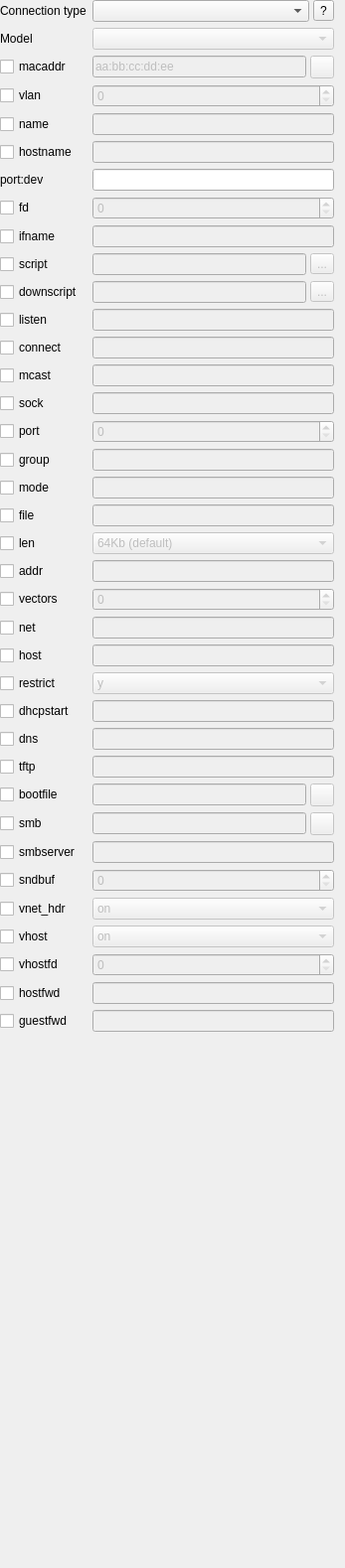
     <widget class="QWidget" name="scrollAreaWidgetContents">
      <property name="geometry">
       <rect>
        <x>0</x>
        <y>0</y>
        <width>347</width>
        <height>1579</height>
       </rect>
      </property>
      <layout class="QVBoxLayout" name="verticalLayout">
       <property name="leftMargin">
        <number>0</number>
       </property>
       <property name="topMargin">
        <number>0</number>
       </property>
       <property name="bottomMargin">
        <number>0</number>
       </property>
       <item>
        <widget class="QWidget" name="General_Widget" native="true">
         <property name="enabled">
          <bool>true</bool>
         </property>
         <layout class="QGridLayout" name="gridLayout">
          <property name="leftMargin">
           <number>0</number>
          </property>
          <property name="topMargin">
           <number>0</number>
          </property>
          <property name="rightMargin">
           <number>0</number>
          </property>
          <property name="bottomMargin">
           <number>0</number>
          </property>
          <item row="0" column="0">
           <widget class="QLabel" name="Label_Network_Type">
            <property name="sizePolicy">
             <sizepolicy hsizetype="Maximum" vsizetype="Fixed">
              <horstretch>0</horstretch>
              <verstretch>0</verstretch>
             </sizepolicy>
            </property>
            <property name="text">
             <string>Connection type</string>
            </property>
           </widget>
          </item>
          <item row="0" column="1">
           <layout class="QHBoxLayout" name="horizontalLayout_3">
            <property name="spacing">
             <number>4</number>
            </property>
            <property name="sizeConstraint">
             <enum>QLayout::SetMinimumSize</enum>
            </property>
            <item>
             <widget class="QComboBox" name="CB_Network_Type">
              <property name="sizePolicy">
               <sizepolicy hsizetype="Minimum" vsizetype="Fixed">
                <horstretch>0</horstretch>
                <verstretch>0</verstretch>
               </sizepolicy>
              </property>
              <property name="currentIndex">
               <number>-1</number>
              </property>
             </widget>
            </item>
            <item>
             <widget class="QToolButton" name="TB_Help">
              <property name="text">
               <string>?</string>
              </property>
              <property name="icon">
               <iconset resource="../resources/icons.qrc">
                <normaloff>:/help.png</normaloff>:/help.png</iconset>
              </property>
             </widget>
            </item>
           </layout>
          </item>
          <item row="1" column="0">
           <widget class="QLabel" name="Label_model">
            <property name="sizePolicy">
             <sizepolicy hsizetype="Maximum" vsizetype="Fixed">
              <horstretch>0</horstretch>
              <verstretch>0</verstretch>
             </sizepolicy>
            </property>
            <property name="text">
             <string>Model</string>
            </property>
           </widget>
          </item>
          <item row="1" column="1">
           <widget class="QComboBox" name="CB_model">
            <property name="enabled">
             <bool>false</bool>
            </property>
            <property name="sizePolicy">
             <sizepolicy hsizetype="Minimum" vsizetype="Fixed">
              <horstretch>0</horstretch>
              <verstretch>0</verstretch>
             </sizepolicy>
            </property>
           </widget>
          </item>
          <item row="2" column="0">
           <widget class="QCheckBox" name="CH_macaddr">
            <property name="sizePolicy">
             <sizepolicy hsizetype="Maximum" vsizetype="Fixed">
              <horstretch>0</horstretch>
              <verstretch>0</verstretch>
             </sizepolicy>
            </property>
            <property name="text">
             <string>macaddr</string>
            </property>
           </widget>
          </item>
          <item row="2" column="1">
           <layout class="QHBoxLayout" name="horizontalLayout_4">
            <property name="spacing">
             <number>4</number>
            </property>
            <property name="sizeConstraint">
             <enum>QLayout::SetMinimumSize</enum>
            </property>
            <item>
             <widget class="QLineEdit" name="Edit_macaddr">
              <property name="enabled">
               <bool>false</bool>
              </property>
              <property name="sizePolicy">
               <sizepolicy hsizetype="Minimum" vsizetype="Fixed">
                <horstretch>0</horstretch>
                <verstretch>0</verstretch>
               </sizepolicy>
              </property>
              <property name="text">
               <string>aa:bb:cc:dd:ee</string>
              </property>
             </widget>
            </item>
            <item>
             <widget class="QToolButton" name="TB_Generate_New_MAC">
              <property name="enabled">
               <bool>false</bool>
              </property>
              <property name="toolTip">
               <string>Generate New MAC</string>
              </property>
              <property name="text">
               <string/>
              </property>
              <property name="icon">
               <iconset resource="../resources/icons.qrc">
                <normaloff>:/update.png</normaloff>:/update.png</iconset>
              </property>
             </widget>
            </item>
           </layout>
          </item>
          <item row="3" column="0">
           <widget class="QCheckBox" name="CH_vlan">
            <property name="sizePolicy">
             <sizepolicy hsizetype="Maximum" vsizetype="Fixed">
              <horstretch>0</horstretch>
              <verstretch>0</verstretch>
             </sizepolicy>
            </property>
            <property name="text">
             <string>vlan</string>
            </property>
           </widget>
          </item>
          <item row="3" column="1">
           <widget class="QSpinBox" name="SB_vlan">
            <property name="enabled">
             <bool>false</bool>
            </property>
            <property name="sizePolicy">
             <sizepolicy hsizetype="Minimum" vsizetype="Fixed">
              <horstretch>0</horstretch>
              <verstretch>0</verstretch>
             </sizepolicy>
            </property>
           </widget>
          </item>
          <item row="4" column="0">
           <widget class="QCheckBox" name="CH_name">
            <property name="sizePolicy">
             <sizepolicy hsizetype="Maximum" vsizetype="Fixed">
              <horstretch>0</horstretch>
              <verstretch>0</verstretch>
             </sizepolicy>
            </property>
            <property name="text">
             <string>name</string>
            </property>
           </widget>
          </item>
          <item row="4" column="1">
           <widget class="QLineEdit" name="Edit_name">
            <property name="enabled">
             <bool>false</bool>
            </property>
            <property name="sizePolicy">
             <sizepolicy hsizetype="Minimum" vsizetype="Fixed">
              <horstretch>0</horstretch>
              <verstretch>0</verstretch>
             </sizepolicy>
            </property>
           </widget>
          </item>
          <item row="5" column="0">
           <widget class="QCheckBox" name="CH_hostname">
            <property name="sizePolicy">
             <sizepolicy hsizetype="Maximum" vsizetype="Fixed">
              <horstretch>0</horstretch>
              <verstretch>0</verstretch>
             </sizepolicy>
            </property>
            <property name="text">
             <string>hostname</string>
            </property>
           </widget>
          </item>
          <item row="5" column="1">
           <widget class="QLineEdit" name="Edit_hostname">
            <property name="enabled">
             <bool>false</bool>
            </property>
            <property name="sizePolicy">
             <sizepolicy hsizetype="Minimum" vsizetype="Fixed">
              <horstretch>0</horstretch>
              <verstretch>0</verstretch>
             </sizepolicy>
            </property>
           </widget>
          </item>
          <item row="6" column="0">
           <widget class="QLabel" name="Label_port_dev">
            <property name="sizePolicy">
             <sizepolicy hsizetype="Maximum" vsizetype="Fixed">
              <horstretch>0</horstretch>
              <verstretch>0</verstretch>
             </sizepolicy>
            </property>
            <property name="text">
             <string>port:dev</string>
            </property>
           </widget>
          </item>
          <item row="6" column="1">
           <widget class="QLineEdit" name="Edit_port_dev">
            <property name="sizePolicy">
             <sizepolicy hsizetype="Minimum" vsizetype="Fixed">
              <horstretch>0</horstretch>
              <verstretch>0</verstretch>
             </sizepolicy>
            </property>
           </widget>
          </item>
          <item row="7" column="0">
           <widget class="QCheckBox" name="CH_fd">
            <property name="sizePolicy">
             <sizepolicy hsizetype="Maximum" vsizetype="Fixed">
              <horstretch>0</horstretch>
              <verstretch>0</verstretch>
             </sizepolicy>
            </property>
            <property name="text">
             <string>fd</string>
            </property>
           </widget>
          </item>
          <item row="7" column="1">
           <widget class="QSpinBox" name="SB_fd">
            <property name="enabled">
             <bool>false</bool>
            </property>
            <property name="sizePolicy">
             <sizepolicy hsizetype="Minimum" vsizetype="Fixed">
              <horstretch>0</horstretch>
              <verstretch>0</verstretch>
             </sizepolicy>
            </property>
           </widget>
          </item>
          <item row="8" column="0">
           <widget class="QCheckBox" name="CH_ifname">
            <property name="sizePolicy">
             <sizepolicy hsizetype="Maximum" vsizetype="Fixed">
              <horstretch>0</horstretch>
              <verstretch>0</verstretch>
             </sizepolicy>
            </property>
            <property name="text">
             <string>ifname</string>
            </property>
           </widget>
          </item>
          <item row="8" column="1">
           <widget class="QLineEdit" name="Edit_ifname">
            <property name="enabled">
             <bool>false</bool>
            </property>
            <property name="sizePolicy">
             <sizepolicy hsizetype="Minimum" vsizetype="Fixed">
              <horstretch>0</horstretch>
              <verstretch>0</verstretch>
             </sizepolicy>
            </property>
           </widget>
          </item>
          <item row="9" column="0">
           <widget class="QCheckBox" name="CH_script">
            <property name="sizePolicy">
             <sizepolicy hsizetype="Maximum" vsizetype="Fixed">
              <horstretch>0</horstretch>
              <verstretch>0</verstretch>
             </sizepolicy>
            </property>
            <property name="text">
             <string>script</string>
            </property>
           </widget>
          </item>
          <item row="9" column="1">
           <layout class="QHBoxLayout" name="horizontalLayout">
            <property name="spacing">
             <number>4</number>
            </property>
            <property name="sizeConstraint">
             <enum>QLayout::SetMinimumSize</enum>
            </property>
            <item>
             <widget class="QLineEdit" name="Edit_script">
              <property name="enabled">
               <bool>false</bool>
              </property>
              <property name="sizePolicy">
               <sizepolicy hsizetype="Minimum" vsizetype="Fixed">
                <horstretch>0</horstretch>
                <verstretch>0</verstretch>
               </sizepolicy>
              </property>
             </widget>
            </item>
            <item>
             <widget class="QToolButton" name="TB_Browse_script">
              <property name="enabled">
               <bool>false</bool>
              </property>
              <property name="text">
               <string>...</string>
              </property>
              <property name="icon">
               <iconset resource="../resources/icons.qrc">
                <normaloff>:/open-file.png</normaloff>:/open-file.png</iconset>
              </property>
             </widget>
            </item>
           </layout>
          </item>
          <item row="10" column="0">
           <widget class="QCheckBox" name="CH_downscript">
            <property name="sizePolicy">
             <sizepolicy hsizetype="Maximum" vsizetype="Fixed">
              <horstretch>0</horstretch>
              <verstretch>0</verstretch>
             </sizepolicy>
            </property>
            <property name="text">
             <string>downscript</string>
            </property>
           </widget>
          </item>
          <item row="10" column="1">
           <layout class="QHBoxLayout" name="horizontalLayout_2">
            <property name="spacing">
             <number>4</number>
            </property>
            <property name="sizeConstraint">
             <enum>QLayout::SetMinimumSize</enum>
            </property>
            <item>
             <widget class="QLineEdit" name="Edit_downscript">
              <property name="enabled">
               <bool>false</bool>
              </property>
              <property name="sizePolicy">
               <sizepolicy hsizetype="Minimum" vsizetype="Fixed">
                <horstretch>0</horstretch>
                <verstretch>0</verstretch>
               </sizepolicy>
              </property>
             </widget>
            </item>
            <item>
             <widget class="QToolButton" name="TB_Browse_downscript">
              <property name="enabled">
               <bool>false</bool>
              </property>
              <property name="text">
               <string>...</string>
              </property>
              <property name="icon">
               <iconset resource="../resources/icons.qrc">
                <normaloff>:/open-file.png</normaloff>:/open-file.png</iconset>
              </property>
             </widget>
            </item>
           </layout>
          </item>
          <item row="11" column="0">
           <widget class="QCheckBox" name="CH_listen">
            <property name="sizePolicy">
             <sizepolicy hsizetype="Maximum" vsizetype="Fixed">
              <horstretch>0</horstretch>
              <verstretch>0</verstretch>
             </sizepolicy>
            </property>
            <property name="text">
             <string>listen</string>
            </property>
           </widget>
          </item>
          <item row="11" column="1">
           <widget class="QLineEdit" name="Edit_listen">
            <property name="enabled">
             <bool>false</bool>
            </property>
            <property name="sizePolicy">
             <sizepolicy hsizetype="Minimum" vsizetype="Fixed">
              <horstretch>0</horstretch>
              <verstretch>0</verstretch>
             </sizepolicy>
            </property>
           </widget>
          </item>
          <item row="12" column="0">
           <widget class="QCheckBox" name="CH_connect">
            <property name="sizePolicy">
             <sizepolicy hsizetype="Maximum" vsizetype="Fixed">
              <horstretch>0</horstretch>
              <verstretch>0</verstretch>
             </sizepolicy>
            </property>
            <property name="text">
             <string>connect</string>
            </property>
           </widget>
          </item>
          <item row="12" column="1">
           <widget class="QLineEdit" name="Edit_connect">
            <property name="enabled">
             <bool>false</bool>
            </property>
            <property name="sizePolicy">
             <sizepolicy hsizetype="Minimum" vsizetype="Fixed">
              <horstretch>0</horstretch>
              <verstretch>0</verstretch>
             </sizepolicy>
            </property>
           </widget>
          </item>
          <item row="13" column="0">
           <widget class="QCheckBox" name="CH_mcast">
            <property name="sizePolicy">
             <sizepolicy hsizetype="Maximum" vsizetype="Fixed">
              <horstretch>0</horstretch>
              <verstretch>0</verstretch>
             </sizepolicy>
            </property>
            <property name="text">
             <string>mcast</string>
            </property>
           </widget>
          </item>
          <item row="13" column="1">
           <widget class="QLineEdit" name="Edit_mcast">
            <property name="enabled">
             <bool>false</bool>
            </property>
            <property name="sizePolicy">
             <sizepolicy hsizetype="Minimum" vsizetype="Fixed">
              <horstretch>0</horstretch>
              <verstretch>0</verstretch>
             </sizepolicy>
            </property>
           </widget>
          </item>
          <item row="14" column="0">
           <widget class="QCheckBox" name="CH_sock">
            <property name="sizePolicy">
             <sizepolicy hsizetype="Maximum" vsizetype="Fixed">
              <horstretch>0</horstretch>
              <verstretch>0</verstretch>
             </sizepolicy>
            </property>
            <property name="text">
             <string>sock</string>
            </property>
           </widget>
          </item>
          <item row="14" column="1">
           <widget class="QLineEdit" name="Edit_sock">
            <property name="enabled">
             <bool>false</bool>
            </property>
            <property name="sizePolicy">
             <sizepolicy hsizetype="Minimum" vsizetype="Fixed">
              <horstretch>0</horstretch>
              <verstretch>0</verstretch>
             </sizepolicy>
            </property>
           </widget>
          </item>
          <item row="15" column="0">
           <widget class="QCheckBox" name="CH_port">
            <property name="sizePolicy">
             <sizepolicy hsizetype="Maximum" vsizetype="Fixed">
              <horstretch>0</horstretch>
              <verstretch>0</verstretch>
             </sizepolicy>
            </property>
            <property name="text">
             <string>port</string>
            </property>
           </widget>
          </item>
          <item row="15" column="1">
           <widget class="QSpinBox" name="SB_port">
            <property name="enabled">
             <bool>false</bool>
            </property>
            <property name="sizePolicy">
             <sizepolicy hsizetype="Minimum" vsizetype="Fixed">
              <horstretch>0</horstretch>
              <verstretch>0</verstretch>
             </sizepolicy>
            </property>
            <property name="maximum">
             <number>65000</number>
            </property>
           </widget>
          </item>
          <item row="16" column="0">
           <widget class="QCheckBox" name="CH_group">
            <property name="sizePolicy">
             <sizepolicy hsizetype="Maximum" vsizetype="Fixed">
              <horstretch>0</horstretch>
              <verstretch>0</verstretch>
             </sizepolicy>
            </property>
            <property name="text">
             <string>group</string>
            </property>
           </widget>
          </item>
          <item row="16" column="1">
           <widget class="QLineEdit" name="Edit_group">
            <property name="enabled">
             <bool>false</bool>
            </property>
            <property name="sizePolicy">
             <sizepolicy hsizetype="Minimum" vsizetype="Fixed">
              <horstretch>0</horstretch>
              <verstretch>0</verstretch>
             </sizepolicy>
            </property>
           </widget>
          </item>
          <item row="17" column="0">
           <widget class="QCheckBox" name="CH_mode">
            <property name="sizePolicy">
             <sizepolicy hsizetype="Maximum" vsizetype="Fixed">
              <horstretch>0</horstretch>
              <verstretch>0</verstretch>
             </sizepolicy>
            </property>
            <property name="text">
             <string>mode</string>
            </property>
           </widget>
          </item>
          <item row="17" column="1">
           <widget class="QLineEdit" name="Edit_mode">
            <property name="enabled">
             <bool>false</bool>
            </property>
            <property name="sizePolicy">
             <sizepolicy hsizetype="Minimum" vsizetype="Fixed">
              <horstretch>0</horstretch>
              <verstretch>0</verstretch>
             </sizepolicy>
            </property>
           </widget>
          </item>
          <item row="18" column="0">
           <widget class="QCheckBox" name="CH_file">
            <property name="sizePolicy">
             <sizepolicy hsizetype="Maximum" vsizetype="Fixed">
              <horstretch>0</horstretch>
              <verstretch>0</verstretch>
             </sizepolicy>
            </property>
            <property name="text">
             <string>file</string>
            </property>
           </widget>
          </item>
          <item row="18" column="1">
           <widget class="QLineEdit" name="Edit_file">
            <property name="enabled">
             <bool>false</bool>
            </property>
            <property name="sizePolicy">
             <sizepolicy hsizetype="Minimum" vsizetype="Fixed">
              <horstretch>0</horstretch>
              <verstretch>0</verstretch>
             </sizepolicy>
            </property>
           </widget>
          </item>
          <item row="19" column="0">
           <widget class="QCheckBox" name="CH_len">
            <property name="sizePolicy">
             <sizepolicy hsizetype="Maximum" vsizetype="Fixed">
              <horstretch>0</horstretch>
              <verstretch>0</verstretch>
             </sizepolicy>
            </property>
            <property name="text">
             <string>len</string>
            </property>
           </widget>
          </item>
          <item row="19" column="1">
           <widget class="QComboBox" name="CB_len">
            <property name="enabled">
             <bool>false</bool>
            </property>
            <property name="sizePolicy">
             <sizepolicy hsizetype="Minimum" vsizetype="Fixed">
              <horstretch>0</horstretch>
              <verstretch>0</verstretch>
             </sizepolicy>
            </property>
            <item>
             <property name="text">
              <string>64Kb (default)</string>
             </property>
            </item>
            <item>
             <property name="text">
              <string>128Kb</string>
             </property>
            </item>
            <item>
             <property name="text">
              <string>512Kb</string>
             </property>
            </item>
            <item>
             <property name="text">
              <string>1Mb</string>
             </property>
            </item>
            <item>
             <property name="text">
              <string>5Mb</string>
             </property>
            </item>
            <item>
             <property name="text">
              <string>10Mb</string>
             </property>
            </item>
           </widget>
          </item>
          <item row="20" column="0">
           <widget class="QCheckBox" name="CH_addr">
            <property name="text">
             <string>addr</string>
            </property>
           </widget>
          </item>
          <item row="20" column="1">
           <widget class="QLineEdit" name="Edit_addr">
            <property name="enabled">
             <bool>false</bool>
            </property>
           </widget>
          </item>
          <item row="21" column="0">
           <widget class="QCheckBox" name="CH_vectors">
            <property name="text">
             <string>vectors</string>
            </property>
           </widget>
          </item>
          <item row="21" column="1">
           <widget class="QSpinBox" name="SB_vectors">
            <property name="enabled">
             <bool>false</bool>
            </property>
            <property name="maximum">
             <number>999999999</number>
            </property>
           </widget>
          </item>
          <item row="22" column="0">
           <widget class="QCheckBox" name="CH_net">
            <property name="text">
             <string>net</string>
            </property>
           </widget>
          </item>
          <item row="22" column="1">
           <widget class="QLineEdit" name="Edit_net">
            <property name="enabled">
             <bool>false</bool>
            </property>
           </widget>
          </item>
          <item row="23" column="0">
           <widget class="QCheckBox" name="CH_host">
            <property name="text">
             <string>host</string>
            </property>
           </widget>
          </item>
          <item row="23" column="1">
           <widget class="QLineEdit" name="Edit_host">
            <property name="enabled">
             <bool>false</bool>
            </property>
           </widget>
          </item>
          <item row="24" column="0">
           <widget class="QCheckBox" name="CH_restrict">
            <property name="text">
             <string>restrict</string>
            </property>
           </widget>
          </item>
          <item row="24" column="1">
           <widget class="QComboBox" name="CB_restrict">
            <property name="enabled">
             <bool>false</bool>
            </property>
            <item>
             <property name="text">
              <string>y</string>
             </property>
            </item>
            <item>
             <property name="text">
              <string>n</string>
             </property>
            </item>
           </widget>
          </item>
          <item row="25" column="0">
           <widget class="QCheckBox" name="CH_dhcpstart">
            <property name="text">
             <string>dhcpstart</string>
            </property>
           </widget>
          </item>
          <item row="25" column="1">
           <widget class="QLineEdit" name="Edit_dhcpstart">
            <property name="enabled">
             <bool>false</bool>
            </property>
           </widget>
          </item>
          <item row="26" column="0">
           <widget class="QCheckBox" name="CH_dns">
            <property name="text">
             <string>dns</string>
            </property>
           </widget>
          </item>
          <item row="26" column="1">
           <widget class="QLineEdit" name="Edit_dns">
            <property name="enabled">
             <bool>false</bool>
            </property>
           </widget>
          </item>
          <item row="27" column="0">
           <widget class="QCheckBox" name="CH_tftp">
            <property name="text">
             <string>tftp</string>
            </property>
           </widget>
          </item>
          <item row="27" column="1">
           <widget class="QLineEdit" name="Edit_tftp">
            <property name="enabled">
             <bool>false</bool>
            </property>
           </widget>
          </item>
          <item row="28" column="0">
           <widget class="QCheckBox" name="CH_bootfile">
            <property name="text">
             <string>bootfile</string>
            </property>
           </widget>
          </item>
          <item row="28" column="1">
           <layout class="QHBoxLayout" name="horizontalLayout_5">
            <property name="spacing">
             <number>4</number>
            </property>
            <item>
             <widget class="QLineEdit" name="Edit_bootfile">
              <property name="enabled">
               <bool>false</bool>
              </property>
             </widget>
            </item>
            <item>
             <widget class="QToolButton" name="TB_Browse_bootfile">
              <property name="enabled">
               <bool>false</bool>
              </property>
              <property name="text">
               <string/>
              </property>
              <property name="icon">
               <iconset resource="../resources/icons.qrc">
                <normaloff>:/open-file.png</normaloff>:/open-file.png</iconset>
              </property>
             </widget>
            </item>
           </layout>
          </item>
          <item row="29" column="0">
           <widget class="QCheckBox" name="CH_smb">
            <property name="text">
             <string>smb</string>
            </property>
           </widget>
          </item>
          <item row="29" column="1">
           <layout class="QHBoxLayout" name="horizontalLayout_6">
            <property name="spacing">
             <number>4</number>
            </property>
            <item>
             <widget class="QLineEdit" name="Edit_smb">
              <property name="enabled">
               <bool>false</bool>
              </property>
             </widget>
            </item>
            <item>
             <widget class="QToolButton" name="TB_Browse_smb">
              <property name="enabled">
               <bool>false</bool>
              </property>
              <property name="text">
               <string/>
              </property>
              <property name="icon">
               <iconset resource="../resources/icons.qrc">
                <normaloff>:/open-folder.png</normaloff>:/open-folder.png</iconset>
              </property>
             </widget>
            </item>
           </layout>
          </item>
          <item row="30" column="0">
           <widget class="QCheckBox" name="CH_smbserver">
            <property name="text">
             <string>smbserver</string>
            </property>
           </widget>
          </item>
          <item row="30" column="1">
           <widget class="QLineEdit" name="Edit_smbserver">
            <property name="enabled">
             <bool>false</bool>
            </property>
           </widget>
          </item>
          <item row="31" column="0">
           <widget class="QCheckBox" name="CH_sndbuf">
            <property name="text">
             <string>sndbuf</string>
            </property>
           </widget>
          </item>
          <item row="31" column="1">
           <widget class="QSpinBox" name="SB_sndbuf">
            <property name="enabled">
             <bool>false</bool>
            </property>
            <property name="maximum">
             <number>999999999</number>
            </property>
           </widget>
          </item>
          <item row="32" column="0">
           <widget class="QCheckBox" name="CH_vnet_hdr">
            <property name="text">
             <string>vnet_hdr</string>
            </property>
           </widget>
          </item>
          <item row="32" column="1">
           <widget class="QComboBox" name="CB_vnet_hdr">
            <property name="enabled">
             <bool>false</bool>
            </property>
            <item>
             <property name="text">
              <string>on</string>
             </property>
            </item>
            <item>
             <property name="text">
              <string>off</string>
             </property>
            </item>
           </widget>
          </item>
          <item row="33" column="0">
           <widget class="QCheckBox" name="CH_vhost">
            <property name="text">
             <string>vhost</string>
            </property>
           </widget>
          </item>
          <item row="33" column="1">
           <widget class="QComboBox" name="CB_vhost">
            <property name="enabled">
             <bool>false</bool>
            </property>
            <item>
             <property name="text">
              <string>on</string>
             </property>
            </item>
            <item>
             <property name="text">
              <string>off</string>
             </property>
            </item>
           </widget>
          </item>
          <item row="34" column="0">
           <widget class="QCheckBox" name="CH_vhostfd">
            <property name="text">
             <string>vhostfd</string>
            </property>
           </widget>
          </item>
          <item row="34" column="1">
           <widget class="QSpinBox" name="SB_vhostfd">
            <property name="enabled">
             <bool>false</bool>
            </property>
            <property name="maximum">
             <number>999999999</number>
            </property>
           </widget>
          </item>
          <item row="35" column="0">
           <widget class="QCheckBox" name="CH_hostfwd">
            <property name="text">
             <string>hostfwd</string>
            </property>
           </widget>
          </item>
          <item row="35" column="1">
           <widget class="QLineEdit" name="Edit_hostfwd">
            <property name="enabled">
             <bool>false</bool>
            </property>
           </widget>
          </item>
          <item row="36" column="0">
           <widget class="QCheckBox" name="CH_guestfwd">
            <property name="text">
             <string>guestfwd</string>
            </property>
           </widget>
          </item>
          <item row="36" column="1">
           <widget class="QLineEdit" name="Edit_guestfwd">
            <property name="enabled">
             <bool>false</bool>
            </property>
           </widget>
          </item>
         </layout>
        </widget>
       </item>
       <item>
        <spacer name="verticalSpacer">
         <property name="orientation">
          <enum>Qt::Vertical</enum>
         </property>
         <property name="sizeHint" stdset="0">
          <size>
           <width>20</width>
           <height>31</height>
          </size>
         </property>
        </spacer>
       </item>
      </layout>
     </widget>
